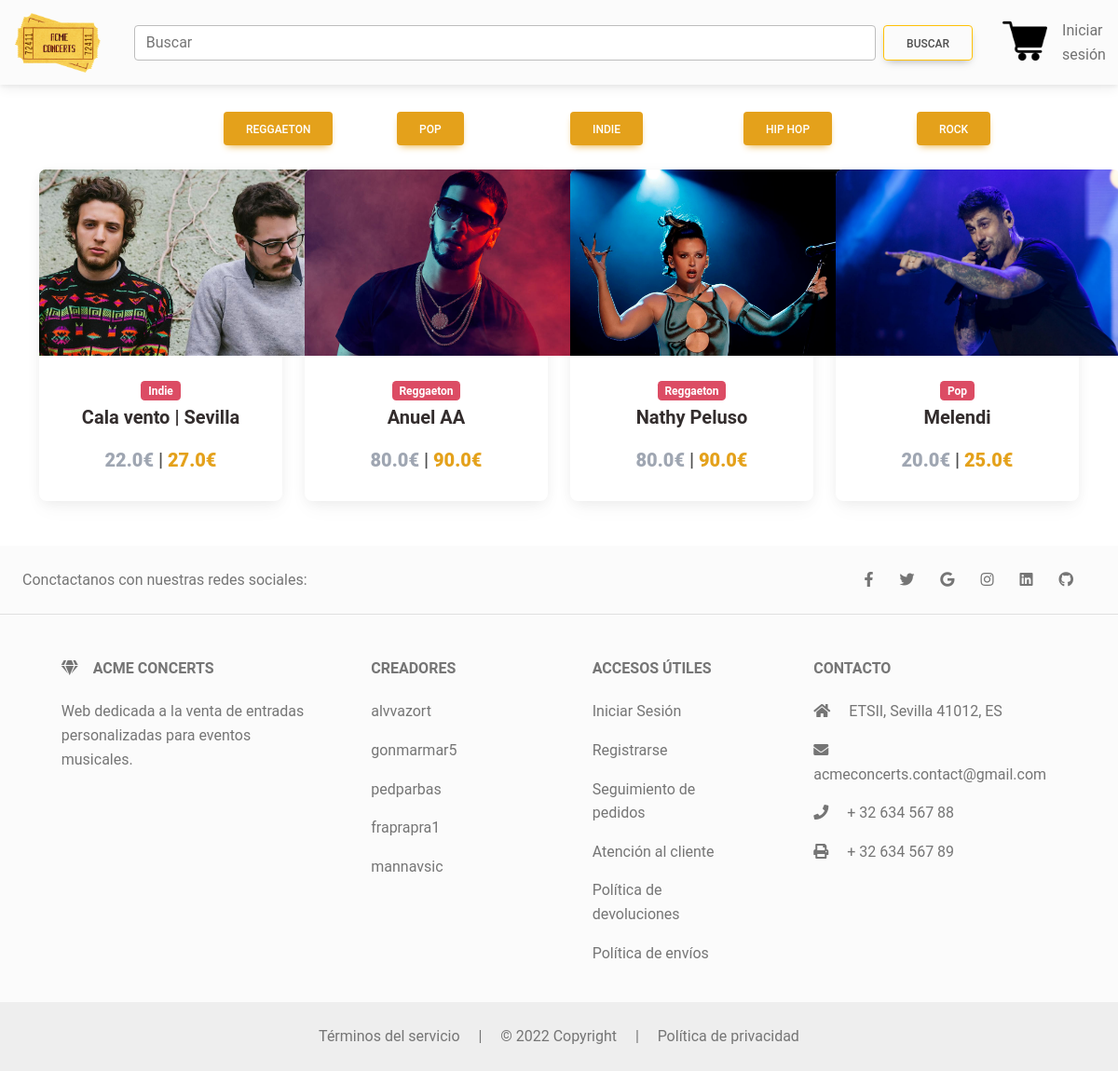
The app's page /, older data.
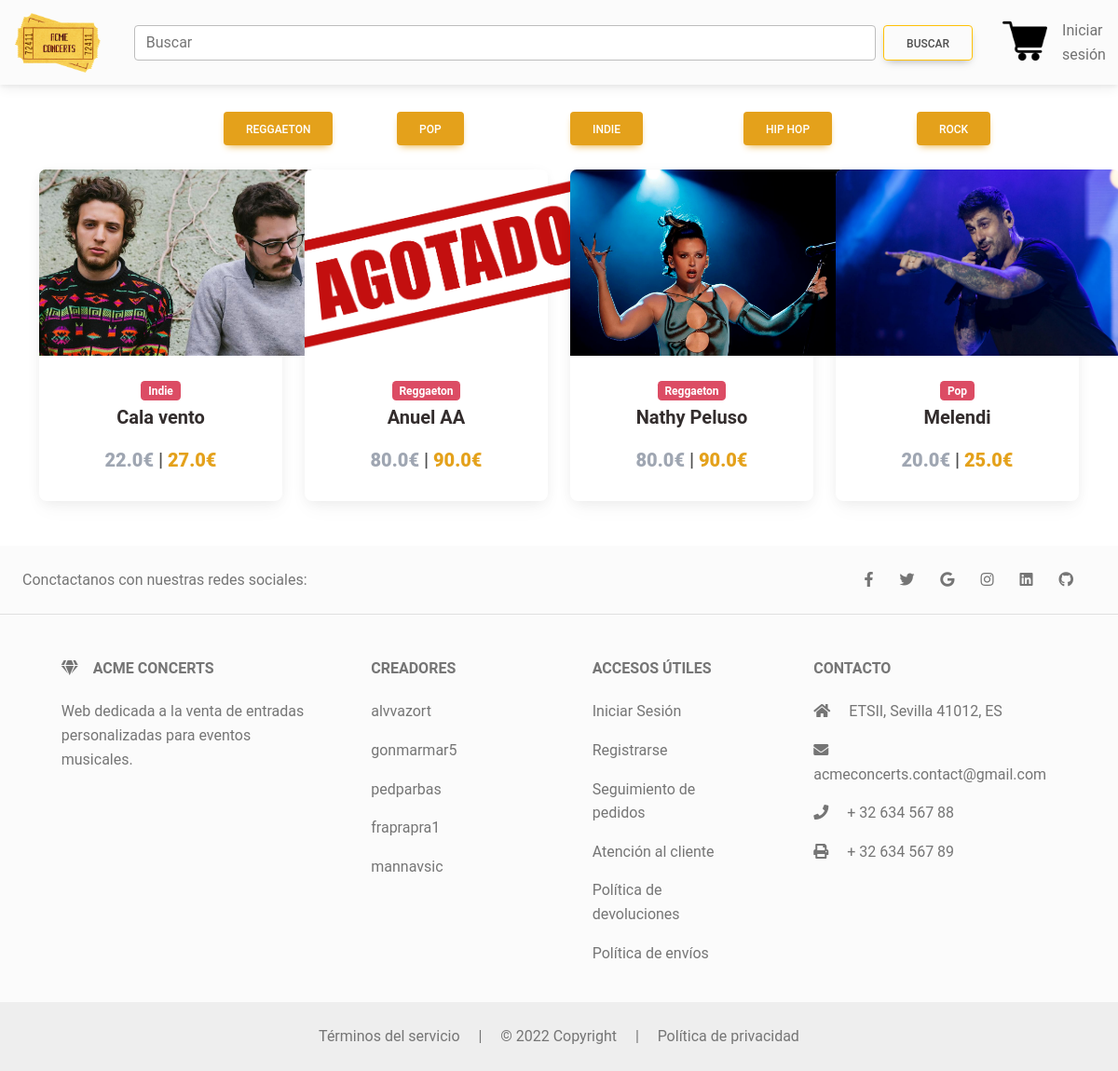
The same page, newer data.
### main/models.py (models this page shows, shortened)
class Ticket(models.Model):
    ordering = ['-slug']
    title = models.CharField(max_length=100)
    price = models.FloatField()
    price_customized = models.FloatField()
    location= models.CharField(max_length=100, default="No definido")
    category = models.CharField(choices=CATEGORY, max_length=2)
    slug = models.SlugField()
    description = models.TextField()
    image = models.ImageField(upload_to= 'images/tickets/')
    date = models.DateTimeField()
    stock = models.PositiveIntegerField(default=10)
    def get_absolute_url(self):
        return reverse("main:ticket", kwargs={
            'slug': self.slug
        })

### main/views.py (the view)
# urls.py: path('', views.HomeView.as_view(), name='home'),
class HomeView(ListView):
    model = Ticket
    paginate_by = 10
    template_name = "home.html"
    def get_context_data(self, **kwargs):
        context = super().get_context_data(**kwargs)
        context["MEDIA_URL"] = settings.MEDIA_URL
        queryset = self.request.GET.get("buscador")
        category_reverse = dict((v, k) for k, v in CATEGORY)
        try:
            if queryset:
                context["tickets"] = Ticket.objects.filter(
                    Q(title__icontains = queryset) |
                    Q(category__icontains = category_reverse[queryset.capitalize()]) |
                    Q(slug__icontains = queryset)
                ).distinct()
            else:
                context["tickets"] = Ticket.objects.all()
        except:
            if queryset:
                context["tickets"] = Ticket.objects.filter(
                    Q(title__icontains = queryset) |
                    Q(slug__icontains = queryset)
                ).distinct()
            else:
                context["tickets"] = Ticket.objects.all()
        return context

### main/templates/home.html (shortened to what this page needs)
{% extends "base.html" %}
{% block content %}
  <main>
    <div class="container">
      <div class="container mt-5">
        <div class="row">
          <div class="col">
          </div>
          <div class="col">
            <a type="button" class="btn btn-warning" href="reggaeton">Reggaeton</a>
          </div>
          <div class="col">
            <a type="button" class="btn btn-warning" href="pop">Pop</a>
          </div>
          <div class="col">
            <a type="button" class="btn btn-warning" href="indie">Indie</a>
          </div>
          <div class="col">
            <a type="button" class="btn btn-warning" href="hiphop">Hip Hop</a>
          </div>
          <div class="col">
            <a type="button" class="btn btn-warning" href="rock">Rock</a>
          </div>
        </div>
      </div>
      <br>
      <section class="text-center mb-4">
        <div class="row wow fadeIn">
          {% for ticket in tickets %}
          <div class="col-lg-3 col-md-6 mb-4">
            <div class="card">
              <div class="view overlay">
                {% if ticket.stock == 0 %}
                <a href="{{ticket.get_absolute_url}}">
                  <img src="/resources/images/agotado.png" style="object-fit: cover; width: 305px;height: 200px;"  class="card-img-top">
                </a>
                {% else %}
                <a href="{{ticket.get_absolute_url}}">
                  <img src="{{MEDIA_URL}}{{ticket.image}}" style="object-fit: cover; width: 305px;height: 200px;" class="card-img-top">
                </a>
                {% endif %}
              </div>
              <div class="card-body text-center">
                <a href="{{ticket.get_category_display.lower}}">
                    <span class="badge bg-danger text-white mr-1">{{ticket.get_category_display}}</span>
                  </a>
                    <h5>
                        <a href="{{ticket.get_absolute_url }}" >
                            <span class="badge badge-pill text-dark"><h5><strong>{{ticket.title}} </strong></h5></span>
                        </a>
                    </h5>
                <h5 >
                  <strong>
                    {% if ticket.price %}
                    <span class="text-secondary mr-1">
                      <b>{{ ticket.price }}€</b>
                    </span>
                    |
                    <span><b class="text-warning"> {{ ticket.price_customized }}€</b></span>
                    {% else %}
                    <span>{{ ticket.price_customized }}€</span>
                    {% endif %}
                  </strong>
                </h5>
              </div>
            </div>
          </div>
          {% endfor %}
        </div>
      </section>
    </div>
  </main>
{% endblock content %}

### main/templates/base.html (shortened to what this page needs)
{% load static %}
<!DOCTYPE html>
<html>
    <head>
        <link rel="stylesheet" href="https://use.fontawesome.com/releases/v5.8.1/css/all.css">
        <link rel="stylesheet" href="/static/css/bootstrap.min.css" media="screen">
        <link rel="stylesheet" href="/static/css/styles.css" type="text/css">
        <link href="{% static 'css/mdb.min.css' %}" rel="stylesheet">
    </head>
    <body>
        <header class="fixed-top">
            <nav class="navbar navbar-expand-lg navbar-light bg-light">
                <a class="navbar-brand" href="/"><img id="logo" src="/resources/images/logo.png" class="" alt="Acme Concerts"></a>
                <form id="search-bar" class="align-self-md-center d-inline-flex form-control p-0 m-3 bg-light border-0" method="get">
                  <input class="form-control mr-sm-2" type="search" placeholder="Buscar" aria-label="Buscar" name="buscador" value ="{{ request.GET.buscador }}">
                  <button class="btn my-2 my-sm-0 m-2" style="border: 1px solid rgb(255, 193, 7);" type="submit" id="search-button">Buscar</button>
                </form>
                <div class="collapse navbar-collapse align-content-center" id="navbarSupportedContent">
                  <ul class="navbar-nav mr-auto">
                    <li class="nav-item">
                      <a href="/cart" class="nav-link d-inline-block"><img id="cart" src="/static/icons/shopping-cart.png" class="" alt="Mi carrito"></a>
                    </li>
                    {% if user.is_authenticated %}
                      <li style="margin-right:50px" class="nav-item dropdown">
                        <a class="nav-link dropdown-toggle" href="#" id="navbarDropdown" role="button" data-toggle="dropdown" aria-haspopup="true" aria-expanded="false">
                          Hola {{user}}
                        </a>
                        <div class="dropdown-menu" aria-labelledby="navbarDropdown">
                          <a id="{{user}}" class="dropdown-item" href="/accounts/logout">Cerrar Sesión</a>
                          <a id="{{user}}" class="dropdown-item" href="/cart/order-summary">Seguimiento de pedidos</a>
                        </div>
                      </li>
                    {% else %}
                    <li class="nav-item">
                      <a id="{{user}}" class="nav-link" href="/accounts/login">Iniciar sesión</a>
                    </li>
                    {% endif %}
                  </ul>
                </div>
              </nav>
        </header>
        {% block content %}
        {% endblock content %}
        <footer class="text-center text-lg-start bg-light text-muted ">
          <section class="d-flex justify-content-center justify-content-lg-between p-4 border-bottom">
            <div class="me-5 d-none d-lg-block">
              <span>Conctactanos con nuestras redes sociales:</span>
            </div>
            <div>
              <a href="" class="me-4 text-reset">
                <i class="fab fa-facebook-f"></i>
              </a>
              <a href="" class="me-4 text-reset">
                <i class="fab fa-twitter"></i>
              </a>
              <a href="" class="me-4 text-reset">
                <i class="fab fa-google"></i>
              </a>
              <a href="" class="me-4 text-reset">
                <i class="fab fa-instagram"></i>
              </a>
              <a href="" class="me-4 text-reset">
                <i class="fab fa-linkedin"></i>
              </a>
              <a href="https://github.com/AcmeConcerts" class="me-4 text-reset">
                <i class="fab fa-github"></i>
              </a>
            </div>
          </section>
          <section class="">
            <div class="container text-center text-md-start mt-5">
              <div class="row mt-3">
                <div class="col-md-3 col-lg-4 col-xl-3 mx-auto mb-4">
                  <h6 class="text-uppercase fw-bold mb-4">
                    <i class="fas fa-gem me-3"></i>Acme Concerts
                  </h6>
                  <p>
                    Web dedicada a la venta de entradas personalizadas para eventos musicales.
                  </p>
                </div>
                <div class="col-md-2 col-lg-2 col-xl-2 mx-auto mb-4">
                  <h6 class="text-uppercase fw-bold mb-4">
                    Creadores
                  </h6>
                  <p>
                    <a href="https://github.com/alvvazort" class="text-reset">alvvazort</a>
                  </p>
                  <p>
                    <a href="#!" class="text-reset">gonmarmar5</a>
                  </p>
                  <p>
                    <a href="#!" class="text-reset">pedparbas</a>
                  </p>
                  <p>
                    <a href="https://github.com/Galeon2098" class="text-reset">fraprapra1</a>
                  </p>
                  <p>
                    <a href="#!" class="text-reset">mannavsic</a>
                  </p>
                </div>
                <div class="col-md-3 col-lg-2 col-xl-2 mx-auto mb-4">
                  <h6 class="text-uppercase fw-bold mb-4">
                    Accesos útiles
                  </h6>
                  <p>
                    <a href="/accounts/login" class="text-reset">Iniciar Sesión</a>
                  </p>
                  <p>
                    <a href="/accounts/signup" class="text-reset">Registrarse</a>
                  </p>
                  <p>
                    <a href="/cart/order-summary" class="text-reset">Seguimiento de pedidos</a>
                  </p>
                  <p>
                    <a href="/contacto" class="text-reset">Atención al cliente</a>
                  </p>
                  <p>
                    <a href="/politica-devoluciones" class="text-reset">Política de devoluciones</a>
                  </p>
                  <p>
                    <a href="/politica-envios" class="text-reset">Política de envíos</a>
                  </p>
                </div>
                <div class="col-md-4 col-lg-3 col-xl-3 mx-auto mb-md-0 mb-4">
                  <h6 class="text-uppercase fw-bold mb-4">Contacto</h6>
                  <p><i class="fas fa-home me-3"></i> ETSII, Sevilla 41012, ES</p>
                  <p>
                    <i class="fas fa-envelope me-3"></i>
                    acmeconcerts.contact@gmail.com
                  </p>
                  <p><i class="fas fa-phone me-3"></i> + 32 634 567 88</p>
                  <p><i class="fas fa-print me-3"></i> + 32 634 567 89</p>
                </div>
              </div>
            </div>
          </section>
          <div class="text-center p-4" style="background-color: rgba(0, 0, 0, 0.05);">
            <a class="text-reset" href="/terminos_servicio">Términos del servicio</a>
            <a>|</a>
            <a>© 2022 Copyright</a>
            <a>|</a>
            <a class="text-reset" href="/privacidad">Política de privacidad</a>
          </div>
        </footer>
    </body>
</html>

### main/templates/scripts.html (shortened to what this page needs)
{% load static %}

### main/static/css/styles.css (style rules this page uses)
#search-bar { display: flex; align-self: center; columns: 2; }
#search-button { margin-left: 1 rem; }
#cart { max-height: 3rem; }
#logo { max-height: 4rem; margin-left: 1rem; }

Row changes from the older to the newer data that the page shows:
changed Ticket "Indie": title "Cala vento | Sevilla" → "Cala vento"
changed Ticket "Anuel AA": stock 7 → 0 (drawn); stock: picture added; image: picture removed
